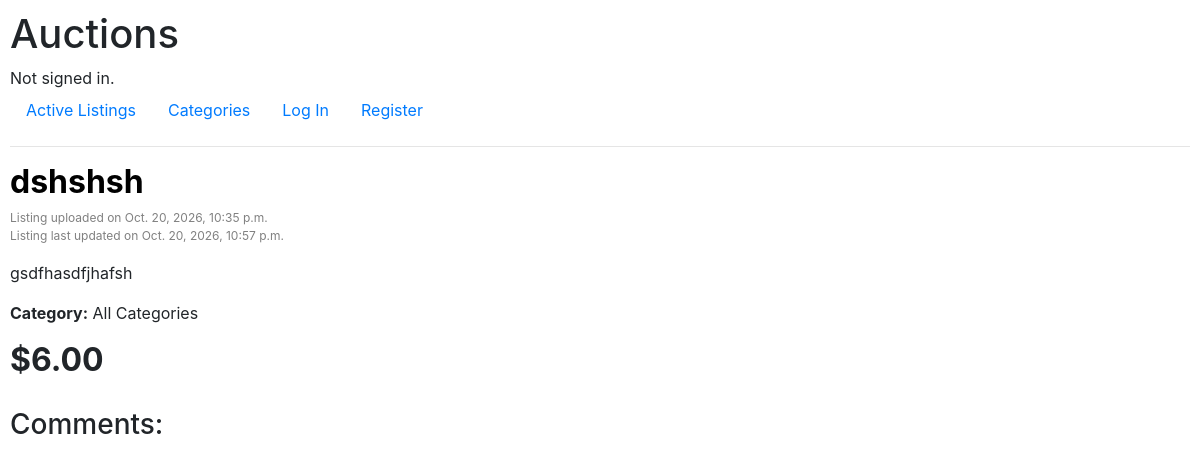
/listings/1, run on an earlier commit of the app's database.
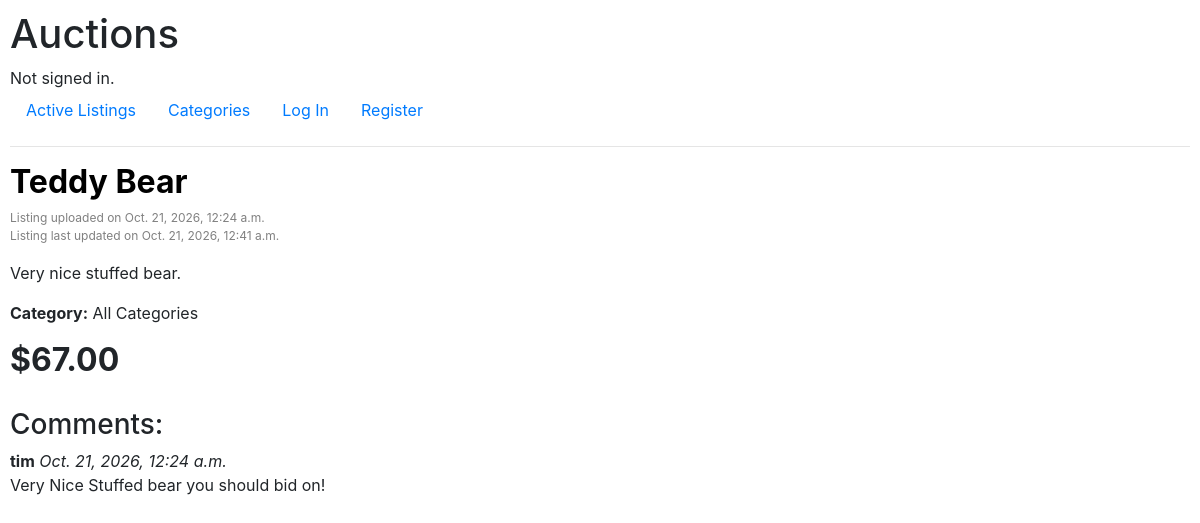
And on a later commit of the database.
### auctions/models.py (models this page shows, shortened)
class Item(models.Model):
    item_owner = models.ForeignKey(User, to_field='id', on_delete=models.CASCADE, related_name="owned_item")
    item_name = models.CharField(max_length=64)
    item_image_link = models.CharField(max_length=500)
    item_starting_bid = models.DecimalField(decimal_places=2, max_digits=19)
    item_posted_time = models.DateTimeField(auto_now_add=True)
    item_last_updated = models.DateTimeField(auto_now=True)
    item_sold = models.BooleanField(default=False)
    @property
    def item_current_bid(self):
        highest_bid = ItemBid.objects.filter(
            item=self.id
        ).order_by('-bid').first()
        if highest_bid:
            return highest_bid.bid
        return None
    class item_type(models.TextChoices):
        AllCategories = 'AC', _('All Categories')
        Antiques = 'AN', _('Antiques')
        Art = 'AR', _('Art')
        Baby = 'BA', _('Baby')
        Books = 'BO', _('Books')
        BusinessIndustrial = 'BI', _('Business & Industrial')
        CamerasPhoto = 'CP', _('Cameras & Photo')
        CellPhonesAccessories = 'CA', _('Cell Phones & Accessories')
        ClothingShoesAccessories = 'CS', _('Clothing, Shoes & Accessories')
        CoinsPaperMoney = 'CO', _('Coins & Paper Money')
        Collectibles = 'CL', _('Collectibles')
        ComputersTabletsNetworking = 'CT', _('Computers/Tablets & Networking')
        ConsumerElectronics = 'CE', _('Consumer Electronics')
        Crafts = 'CR', _('Crafts')
        DollsBears = 'DB', _('Dolls & Bears')
        DVDsMovies = 'DM', _('DVDs & Movies')
        EntertainmentMemorabilia = 'EM', _('Entertainment Memorabilia')
        EverythingElse = 'EE', _('Everything Else')
        GiftCards = 'GC', _('Gift Cards')
        HealthBeauty = 'HB', _('Health & Beauty')
        HomeGarden = 'HG', _('Home & Garden')
        JewelryWatches = 'JW', _('Jewelry & Watches')
        Music = 'MU', _('Music')
        MusicalInstrumentsGear = 'MI', _('Musical Instruments & Gear')
        PetSupplies = 'PS', _('Pet Supplies')
        PotteryGlass = 'PG', _('Pottery & Glass')
        RealEstate = 'RE', _('Real Estate')
        SpecialtyServices = 'SS', _('Specialty Services')
        SportingGoods = 'SG', _('Sporting Goods')
        SportsMemorabilia = 'SM', _('Sports Mem, Cards & Fan Shop')
        Stamps = 'ST', _('Stamps')
        Tickets = 'TI', _('Tickets & Experiences')
        ToysHobbies = 'TH', _('Toys & Hobbies')
        Travel = 'TR', _('Travel')
        VideoGamesConsoles = 'VG', _('Video Games & Consoles')
    item_type = models.CharField(
        max_length=2,
        choices=item_type,
        default=item_type.AllCategories
        )

class ItemDescription(models.Model):
    item = models.OneToOneField(Item, on_delete=models.CASCADE, primary_key=True)
    item_description = models.CharField(max_length=1000)

class ItemBid(models.Model):
    user = models.ForeignKey(User, on_delete=models.CASCADE, related_name="user_bidding")
    item = models.PositiveIntegerField(Item)
    bid = models.DecimalField(decimal_places=2, max_digits=19)

class UserComment(models.Model):
    user = models.ForeignKey(User, on_delete=models.CASCADE, related_name="user_comment")
    item = models.PositiveIntegerField(Item)
    comment = models.CharField(max_length=500)
    comment_time = models.DateTimeField(auto_now_add=True)

class User(AbstractUser):
    pass

### listings/views.py (the view)
# urls.py: path("<str:item_id>", views.listing, name="listing")
def listing(request, item_id):
    try:
        item = Item.objects.get(id=item_id)
    except Item.DoesNotExist:
        return render(request, "listings/listing.html", {
                "error": "Hm, we do not have the item you are looking for."
            })
    forms = util.getListingForms()
    itemOwnerForms = [NewCommentForm(), closeListing()]
    comments = UserComment.objects.filter(item=item.id)
    bids = ItemBid.objects.filter(item=item.id)
    try:
        max_bid = bids.order_by('-bid')[0]
    except:
        max_bid = None
    wishListed = False
    if request.user.is_authenticated:
        user = request.user
        try:
            wishListed = WatchList.objects.get(user=user, item=item.id)
        except WatchList.DoesNotExist:
            wishListed = None
        if request.method == "POST":
            if item.item_owner.id == user.id:
                forms = itemOwnerForms
                if "closeListing" in request.POST:
                    form = closeListing(request.POST)
                    if form.is_valid():
                        item.item_sold = True
                        item.save()
                        return render(request, "listings/listing.html", {
                                "item": item,
                                "bids": len(bids),
                                "max_bid": max_bid,
                                "forms": forms,
                                "commentForm": NewCommentForm(),
                                "comments": comments,
                                "message": "Listing Has Ended Successfully."
                            })
                    else:
                        if item.item_sold:
                            closeListingBool = None
                        else:
                            closeListingBool = closeListing()
                        return render(request, "listings/listing.html", {
                                "item": item,
                                "bids": len(bids),
                                "max_bid": max_bid,
                                "forms": forms,
                                "commentForm": NewCommentForm(),
                                "closeListing": closeListingBool,
                                "comments": comments,
                                "error": "There Was An Error Processing Your Request."
                            })
                if "user_comment" in request.POST:
                    form = NewCommentForm(request.POST)
                    if item.item_sold:
                        closeListingBool = None
                    else:
                        closeListingBool = closeListing()
                    if form.is_valid():
                        UserComment.objects.create(user=user, item=item.id, comment=form.cleaned_data["user_comment"])
                    return render(request, "listings/listing.html", {
                            "item": item,
                            "bids": len(bids),
                            "max_bid": max_bid,
                            "forms": forms,
                            "commentForm": NewCommentForm(),
                            "closeListing": closeListingBool,
                            "comments": comments
                        })
            else:
                if "user_comment" in request.POST:
                    form = NewCommentForm(request.POST)
                    print(item)
                    if form.is_valid():
                        UserComment.objects.create(user=user, item=item.id, comment=form.cleaned_data["user_comment"])
                    else:
                        return render(request, "listings/listing.html", {
                                "item": item,
                                "bids": len(bids),
                                "max_bid": max_bid,
                                "forms": forms,
                                "comments": comments,
                                "wishListed": wishListed,
                                "commentForm": NewCommentForm(),
                                "bidForm": NewBidForm(),
                                "wishListForm": WishlistForm(),
                                "error": "There Was An Error Processing Your Request."
                            })
                    return render(request, "listings/listing.html", {
                            "item": item,
                            "bids": len(bids),
                            "max_bid": max_bid,
                            "forms": forms,
                            "comments": comments,
                            "wishListed": wishListed,
                            "commentForm": NewCommentForm(),
                            "bidForm": NewBidForm(),
                            "wishListForm": WishlistForm()
                        })
                if "bid" in request.POST:
                    return bid(request, item, max_bid, bids)
                if "wishList" in request.POST:
                    if wishListed is not None:
                        wishListed.delete()
                        wishListed = None
                        message = "Item Has Been Removed From Wishlist."
                    else:
                        wishListed = WatchList.objects.create(user=user, item=item.id)
                        message = "Item Has Been Added To Wishlist."
                    return render(request, "listings/listing.html", {
                            "item": item,
                            "bids": len(bids),
                            "max_bid": max_bid,
                            "forms": forms,
                            "comments": comments,
                            "wishListed": wishListed,
                            "message": message,
                            "commentForm": NewCommentForm(),
                            "bidForm": NewBidForm(),
                            "wishListForm": WishlistForm()
                        })
                else:
                    return render(request, "listings/listing.html", {
                            "item": item,
                            "bids": len(bids),
                            "max_bid": max_bid,
                            "forms": forms,
                            "comments": comments,
                            "wishListed": wishListed,
                            "commentForm": NewCommentForm(),
                            "bidForm": NewBidForm(),
                            "wishListForm": WishlistForm()
                        })
        else:
            if item.item_owner.id == user.id:
                forms = itemOwnerForms
                if item.item_sold:
                    closeListingBool = None
                else:
                    closeListingBool = closeListing()
                return render(request, "listings/listing.html", {
                        "item": item,
                        "bids": len(bids),
                        "max_bid": max_bid,
                        "forms": forms,
                        "comments": comments,
                        "wishListed": wishListed,
                        "commentForm": NewCommentForm(),
                        "closeListing": closeListingBool
                    })
            else:
                return render(request, "listings/listing.html", {
                        "item": item,
                        "bids": len(bids),
                        "max_bid": max_bid,
                        "forms": forms,
                        "comments": comments,
                        "wishListed": wishListed,
                        "commentForm": NewCommentForm(),
                        "bidForm": NewBidForm(),
                        "wishListForm": WishlistForm()
                    })
    else:
        if request.method == "POST":
            if request.POST:
                return render(request, "listings/listing.html", {
                        "item": item,
                        "bids": len(bids),
                        "max_bid": max_bid,
                        "comments": comments,
                        "error": "You Must Be Logged In For This Action!"
                    })
        else:
            return render(request, "listings/listing.html", {
                    "item": item,
                    "bids": len(bids),
                    "max_bid": max_bid,
                    "comments": comments
                })

### auctions/util.py (called while the page is built)
def getListingForms():
    forms = [NewCommentForm(), NewBidForm(), WishlistForm()]
    return forms

### listings/templates/listings/listing.html (shortened to what this page needs)
{% extends "auctions/layout.html" %}
{% block body %}
    <h2 class="listing-text"><b>{{ item.item_name }}</b></h2>
    <p class="listing-created-date" style="padding-bottom: 0;">Listing uploaded on {{ item.item_posted_time }}<br>
    Listing last updated on {{ item.item_last_updated }}</p>
    <p>{{ item.itemdescription.item_description }}</p>
    <b>Category:</b> {{ item.get_item_type_display }}
    {% if item.item_current_bid is None %}
        <p class="listing-text">Bidding Starts At: <span style="font-size: 1.5em; margin-right: 10px;"><b> ${{ item.item_starting_bid }}</b></span></p>
    {% else %}
        <p class="listing-text"><h2><b>${{ item.item_current_bid }}</b></h2>
    {% endif %}
    <h3 style="padding-top:20px">Comments:</h3>
    {% for comment in comments %}
        <b>{{ comment.user.username }}</b>
        <i>{{ comment.comment_time }}</i>
        <p>{{ comment.comment }}</p>
    {% endfor %}
{% endblock %}

What changed in the data, as far as the page shows it:
changed Item "All Categories": item_name "dshshsh" → "Teddy Bear"; item_posted_time "Oct. 20, 2026, 10:35 p.m." → "Oct. 21, 2026, 12:24 a.m."; item_last_updated "Oct. 20, 2026, 10:57 p.m." → "Oct. 21, 2026, 12:41 a.m."; itemdescription.item_description "gsdfhasdfjhafsh" → "Very nice stuffed bear."; item_current_bid "6.00" → "67.00"
added UserComment: user.username "tim", comment_time "Oct. 21, 2026, 12:24 a.m.", comment "Very Nice Stuffed bear you should bid on!"
